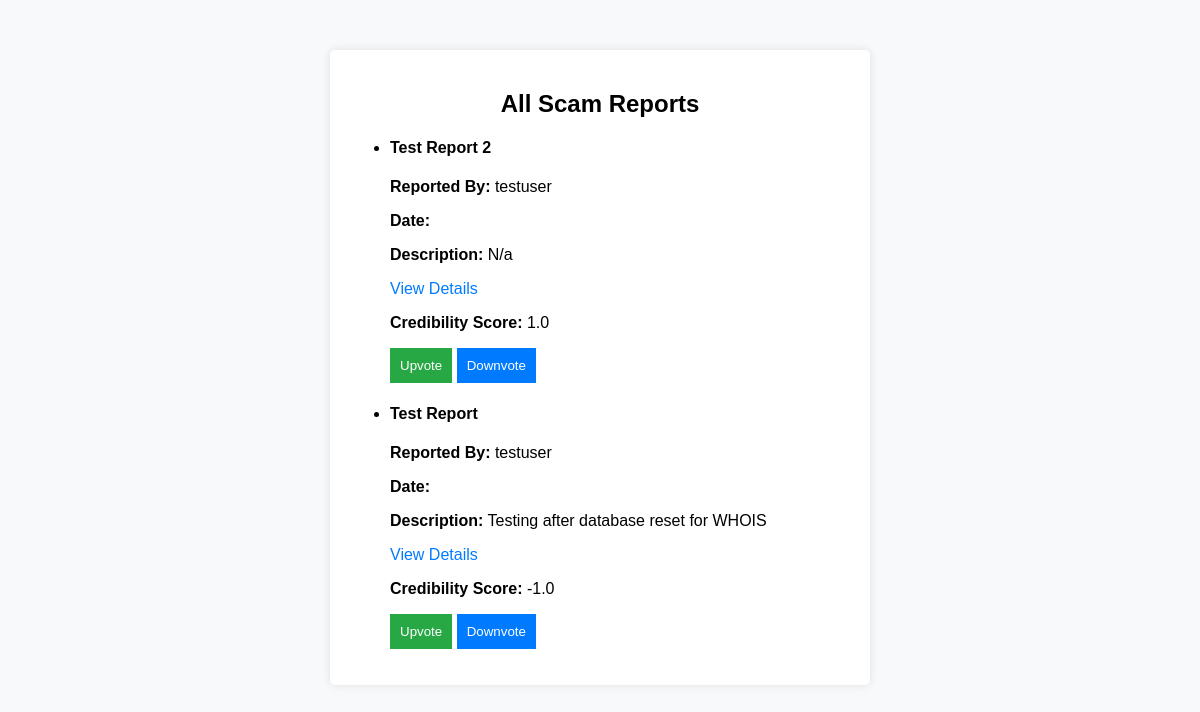
The app's page /all-reports/ (signed in) with its own data.
### accounts/models.py (models this page shows, shortened)
class ScamReport(models.Model):
    STATUS_CHOICES = [
        ('Pending', 'Pending'),
        ('Approved', 'Approved'),
        ('Rejected', 'Rejected'),
        ('Flagged', 'Flagged'),
    ]
    title = models.CharField(max_length=255)
    description = models.TextField()
    submitted_at = models.DateTimeField(auto_now_add=True)
    scam_website = models.URLField(blank=True, null=True)
    evidence = models.FileField(upload_to='evidence/evidence/', validators=[validate_file_size], blank=True, null=True)
    user = models.ForeignKey(User, on_delete=models.CASCADE, related_name="reports")
    credibility_score = models.FloatField(default=0.0, null=True, blank=True)
    upvotes = models.PositiveIntegerField(default=0)
    downvotes = models.PositiveIntegerField(default=0)
    ip_address = models.GenericIPAddressField(blank=True, null=True)
    country = models.CharField(max_length=100, blank=True, null=True)
    status = models.CharField(max_length=20, choices=[("Approved", "Approved"), ("Flagged", "Flagged"), ("Rejected", "Rejected")])
    image_metadata = models.JSONField(blank=True, null=True)  # Stores EXIF data
    pdf_metadata = models.JSONField(blank=True, null=True)    # Stores PDF metadata
    scam_url = models.URLField(blank=True, null=True)  # Allow it to be empty
    whois_info = models.TextField(null=True, blank=True)  # Store as text instead of JSON
    blacklist_status = models.BooleanField(default=False)  # If the URL is on a scam blacklist
    domain_age = models.IntegerField(null=True, blank=True)  # Store domain age in days
    is_blacklisted = models.BooleanField(default=False)  # New Field
    blacklist_details = models.JSONField(null=True, blank=True)  # Stores API response

### accounts/views.py (the view)
# urls.py: path("all-reports/", view_all_reports, name="view_all_reports"),
@login_required
def view_all_reports(request):
    reports = ScamReport.objects.all().order_by("-submitted_at")  # Show all reports
    return render(request, "accounts/all_reports.html", {"reports": reports})

### templates/accounts/all_reports.html (shortened to what this page needs)
{% extends "base.html" %}
{% block content %}
<div class="container">
    <h2>All Scam Reports</h2>
    {% if reports %}
        <ul class="list-group">
            {% for report in reports %}
                <li class="list-group-item">
                    <h4>{{ report.title }}</h4>
                    <p><strong>Reported By:</strong> {{ report.user.username }}</p>
                    <p><strong>Date:</strong> {{ report.created_at }}</p>
                    <p><strong>Description:</strong> {{ report.description }}</p>
                    <a href="{% url 'report_detail' report.id %}" class="btn btn-info">View Details</a>
                    <p><strong>Credibility Score:</strong> {{ report.credibility_score }}</p>
                    <button onclick="voteReport({{ report.id }}, 'upvote')" class="btn btn-success">Upvote</button>
                    <button onclick="voteReport({{ report.id }}, 'downvote')" class="btn btn-danger">Downvote</button>
                </li>
            {% endfor %}
        </ul>
    {% else %}
        <p>No scam reports have been submitted yet.</p>
    {% endif %}
</div>
{% endblock %}

### templates/base.html (style rules this page uses)
body { font-family: Arial, sans-serif; margin: 0; padding: 0; background-color: #f8f9fa; }
.container { max-width: 500px; margin: 50px auto; padding: 20px; background-color: white; border-radius: 5px; box-shadow: 0 0 10px rgba(0, 0, 0, 0.1); }
h2 { text-align: center; }
button { padding: 10px; background-color: #007bff; border: none; color: white; cursor: pointer; }
button.btn-success { background-color: #28a745; }
a { text-decoration: none; color: #007bff; }

### records on screen
ScamReport: title "Test Report 2", user.username "testuser", description "N/a", credibility_score "1.0"
ScamReport: title "Test Report", user.username "testuser", description "Testing after database reset for WHOIS", credibility_score "-1.0"
